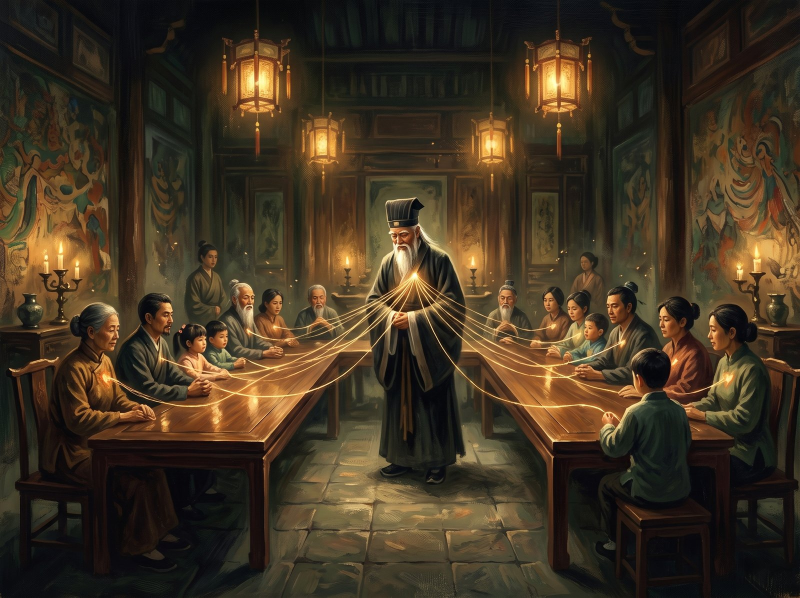
#> input picture a/315ebe547213e08d3e11d4187d19ca71.jpg, 1600 x 1195 px, given in place of 315ebe547213e08d3e11d4187d19ca71.jpg.png, which was not available (shown at 1/2 size)
$ python gridview43.py ../a/315ebe547213e08d3e11d4187d19ca71.jpg
#> lines starting #> are read from the running program, lines starting #| are printed output that depends on the picture; pictures that were not available may be replaced by others from this repository, and a replacement may not be noted
import sys
from PIL import Image, ImageDraw
n=sys.argv[1]; im=Image.open(f"art/proc43/bg/{n}.png").convert("RGB").resize((768,1280),Image.NEAREST)
#> after `im = Image.open(f'art/proc43/bg/{n}.png').convert('RGB').resize((768, `:
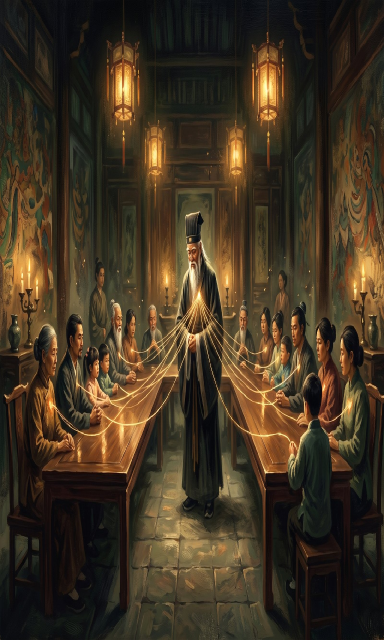
#> im: PIL image 768x1280 RGB (shown at 1/2 size); mean R, G, B 65.5, 51.9, 34.1
d=ImageDraw.Draw(im)
for u in range(0,193,8):
    c=(255,255,0) if u%32==0 else (120,120,120); d.line([(u*4,0),(u*4,1280)],fill=c,width=1)
    if u%32==0: d.text((u*4+2,2),str(u),fill=(255,255,0))
for u in range(0,321,8):
    c=(255,255,0) if u%32==0 else (120,120,120); d.line([(0,u*4),(768,u*4)],fill=c,width=1)
    if u%32==0: d.text((2,u*4+2),str(u),fill=(255,255,0))
im.save(f"/tmp/grid-{n}.jpg",quality=80)
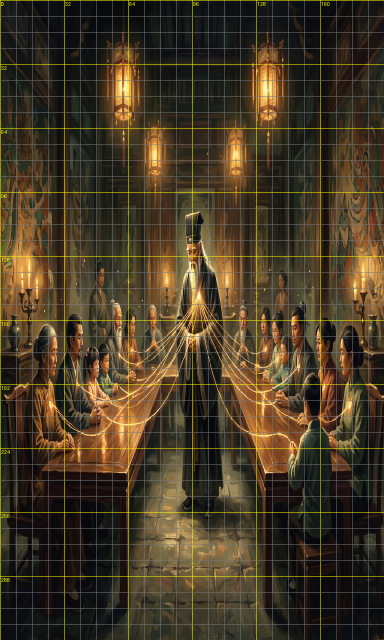
#> saved as 315ebe547213e08d3e11d4187d19ca71.jpg.jpg: PIL image 768x1280 RGB (shown at 1/2 size); mean R, G, B 71.1, 58.3, 37.5
